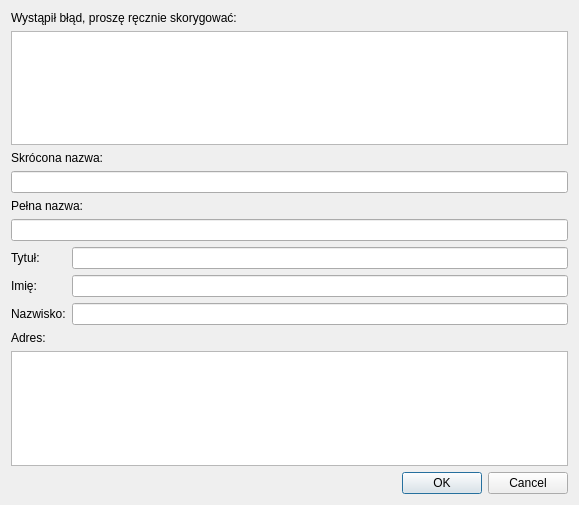
<?xml version="1.0" encoding="UTF-8"?>
<ui version="4.0">
 <class>syntax_klient</class>
 <widget class="QDialog" name="syntax_klient">
  <property name="geometry">
   <rect>
    <x>0</x>
    <y>0</y>
    <width>579</width>
    <height>505</height>
   </rect>
  </property>
  <property name="windowTitle">
   <string>Syntax error</string>
  </property>
  <layout class="QVBoxLayout" name="verticalLayout">
   <item>
    <widget class="QLabel" name="label">
     <property name="text">
      <string>Wystąpił błąd, proszę ręcznie skorygować:</string>
     </property>
    </widget>
   </item>
   <item>
    <widget class="QTextBrowser" name="textBrowser"/>
   </item>
   <item>
    <layout class="QFormLayout" name="formLayout">
     <item row="0" column="0" colspan="2">
      <widget class="QLabel" name="label_4">
       <property name="text">
        <string>Skrócona nazwa:</string>
       </property>
      </widget>
     </item>
     <item row="1" column="0" colspan="2">
      <widget class="QLineEdit" name="skrocona"/>
     </item>
     <item row="2" column="0" colspan="2">
      <widget class="QLabel" name="label_3">
       <property name="text">
        <string>Pełna nazwa:</string>
       </property>
      </widget>
     </item>
     <item row="3" column="0" colspan="2">
      <widget class="QLineEdit" name="pelna"/>
     </item>
     <item row="4" column="0">
      <widget class="QLabel" name="label_5">
       <property name="text">
        <string>Tytuł:</string>
       </property>
      </widget>
     </item>
     <item row="4" column="1">
      <widget class="QLineEdit" name="tytul"/>
     </item>
     <item row="5" column="0">
      <widget class="QLabel" name="label_6">
       <property name="text">
        <string>Imię:</string>
       </property>
      </widget>
     </item>
     <item row="5" column="1">
      <widget class="QLineEdit" name="imie"/>
     </item>
     <item row="6" column="0">
      <widget class="QLabel" name="label_2">
       <property name="text">
        <string>Nazwisko:</string>
       </property>
      </widget>
     </item>
     <item row="6" column="1">
      <widget class="QLineEdit" name="nazwisko">
       <property name="text">
        <string/>
       </property>
      </widget>
     </item>
     <item row="7" column="0">
      <widget class="QLabel" name="label_7">
       <property name="text">
        <string>Adres:</string>
       </property>
      </widget>
     </item>
     <item row="8" column="0" colspan="2">
      <widget class="QPlainTextEdit" name="adres"/>
     </item>
    </layout>
   </item>
   <item>
    <widget class="QDialogButtonBox" name="buttonBox">
     <property name="orientation">
      <enum>Qt::Horizontal</enum>
     </property>
     <property name="standardButtons">
      <set>QDialogButtonBox::Cancel|QDialogButtonBox::Ok</set>
     </property>
    </widget>
   </item>
  </layout>
 </widget>
 <resources/>
 <connections/>
</ui>
